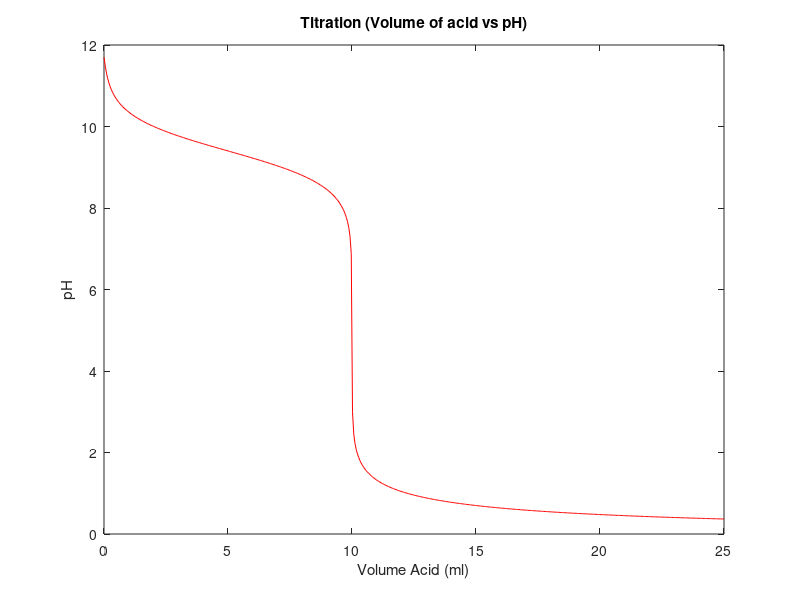

Write MATLAB code to recreate this figure.
% Obtained form the webpage: http://www.chemicalforums.com/index.php?topic=80995.0
tic
clear
clc

% Equilibrium constants
Kw = power(10,-14);
K1 = power(10,-4.6); % pka=14-pKb, 14-9.245=4.6


% Initial concentration of acid
C_acid = 1; % mol/dm^3
C_base = 1; % mol/dm^3

% Initial volume of acid
Acid_vol = 25; % ml
Base_vol = 10; % ml



% Graph settings
Titration_resolution=500; % number of titration points
dx = Acid_vol/(Titration_resolution-1);
x = 0.0:dx:Acid_vol;


% Array for all the species
BOH=size(Titration_resolution,1);
B=size(Titration_resolution,1);
H=size(Titration_resolution,1);
OH=size(Titration_resolution,1);
PH=size(Titration_resolution,1);
FBOH=size(Titration_resolution,1);
FHCl=size(Titration_resolution,1);
R =size(3,1);

outfile=fopen('Results_acid','w');
fprintf(outfile,'Roots(3) BOH(i,1) B(i,1) H(i,1) OH(i,1) PH(i,1) FHCl(i,1) FBOH(i,1)\n');

for i = 1:Titration_resolution

	% The total volume
	vol_tot = Base_vol + x(i);

	% Concentrations of acid and base
	C_a0 = (C_acid * x(i)) / vol_tot;
	C_b0 = (C_base * Base_vol) / vol_tot ;

	% Compute the concentration of hydrogen ions
	% Solve the polynomial equation
	% K1*H^3 + (Kw - C_a0*K1 + C_b0*K1)*H^2 + (- C_a0*Kw - K1*Kw)*H - Kw^2 =0
	R = roots([K1, (Kw - C_a0*K1 + C_b0*K1), (- C_a0*Kw - K1*Kw), -Kw^2]);

	% Remove all chemically irrelevant solutions	
	check_index=1;
	Temp_H=0;
	for j = 1:3
		fprintf(outfile,'%.20f ',R(j,1));
		if R(j,1)==real(R(j,1)) && R(j,1) >=0 
			if check_index==1
			Temp_H=R(j,1);
			check_index=2;
			end

			if Temp_H >R(j,1) 
			Temp_H=R(j,1);	
			end
		end
	end


			H(i,1)=Temp_H;	

	% Calculate all other species
	BOH(i,1) =(C_b0*Kw)/(Kw + H(i,1)*K1);
	B(i,1) = (C_b0*H(i,1)*K1)/(Kw + H(i,1)*K1);
	HCl(i,1)=C_a0;
	OH(i,1) = Kw/H(i,1);
	FHCl(i,1)=C_a0;
	FBOH(i,1)=C_b0;

	% Calculate the pH value
	PH(i,1) = -log10(H(i,1));


	fprintf(outfile,'%.12f %.12f %.20f %.20f %.12f %.12f %.12f\n',BOH(i,1),B(i,1),H(i,1), OH(i,1), PH(i,1),FHCl(i,1),FBOH(i,1));
end
fclose(outfile);

% Plot it
figure();
plot(x,PH,'red')
xlabel('Volume Acid (ml)')
ylabel('pH')
title('Titration (Volume of acid vs pH)')
toc
